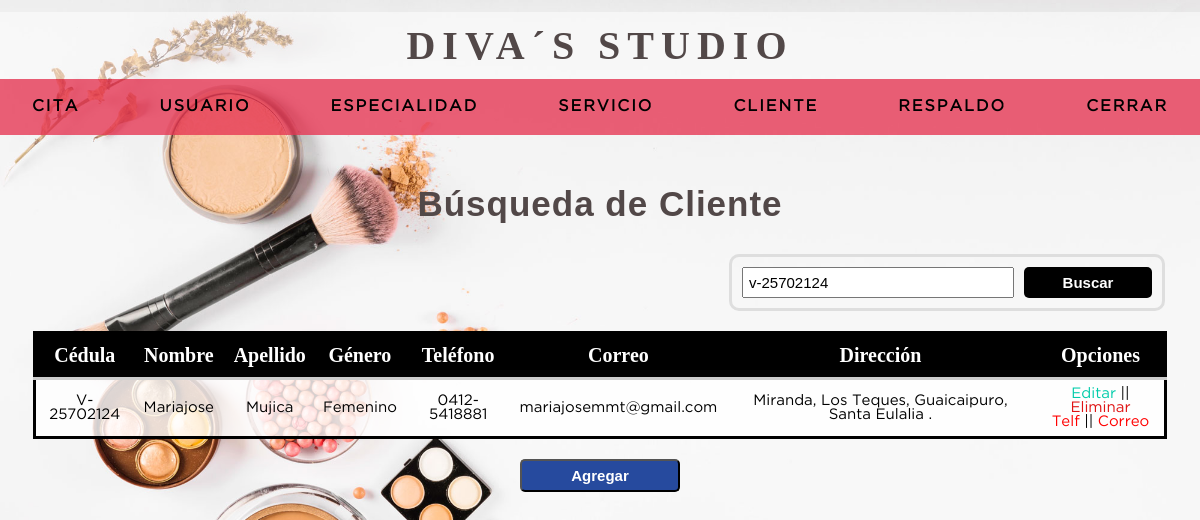
Page /buscar_cliente.php?busqueda=V-25702124 (signed in) on the committed database.
### tables this page shows
CREATE TABLE `cliente` (
  `ci_cliente` varchar(20) NOT NULL,
  `nombre` varchar(50) NOT NULL,
  `apellido` varchar(50) NOT NULL,
  `fecha_nacimiento` date NOT NULL,
  `codgenero` int(11) NOT NULL,
  `fechaingreso` timestamp NOT NULL DEFAULT current_timestamp() ON UPDATE current_timestamp(),
  `estatus` int(1) NOT NULL DEFAULT 1,
  PRIMARY KEY (`ci_cliente`) USING BTREE,
  KEY `codgenero` (`codgenero`),
  CONSTRAINT `cliente_ibfk_1` FOREIGN KEY (`codgenero`) REFERENCES `genero` (`codgenero`) ON DELETE CASCADE ON UPDATE CASCADE
);

CREATE TABLE `genero` (
  `codgenero` int(11) NOT NULL AUTO_INCREMENT,
  `descripcion` varchar(30) NOT NULL,
  PRIMARY KEY (`codgenero`)
);

CREATE TABLE `area` (
  `idarea` int(11) NOT NULL AUTO_INCREMENT,
  `descripcion_area` varchar(20) NOT NULL,
  PRIMARY KEY (`idarea`)
);

CREATE TABLE `telefono_cliente` (
  `ci_cliente` varchar(20) NOT NULL,
  `idarea` int(11) NOT NULL,
  `telefono_cliente` int(11) NOT NULL,
  PRIMARY KEY (`ci_cliente`,`idarea`,`telefono_cliente`) USING BTREE,
  KEY `idarea` (`idarea`),
  CONSTRAINT `telefono_cliente_ibfk_1` FOREIGN KEY (`ci_cliente`) REFERENCES `cliente` (`ci_cliente`) ON DELETE CASCADE ON UPDATE CASCADE,
  CONSTRAINT `telefono_cliente_ibfk_2` FOREIGN KEY (`idarea`) REFERENCES `area` (`idarea`) ON DELETE CASCADE ON UPDATE CASCADE
);

CREATE TABLE `correo_cliente` (
  `ci_cliente` varchar(20) NOT NULL,
  `correo_cliente` varchar(50) NOT NULL,
  `iddominio` int(11) NOT NULL,
  PRIMARY KEY (`ci_cliente`,`correo_cliente`,`iddominio`) USING BTREE,
  KEY `iddominio` (`iddominio`),
  CONSTRAINT `correo_cliente_ibfk_1` FOREIGN KEY (`ci_cliente`) REFERENCES `cliente` (`ci_cliente`) ON DELETE CASCADE ON UPDATE CASCADE,
  CONSTRAINT `correo_cliente_ibfk_2` FOREIGN KEY (`iddominio`) REFERENCES `dominio` (`iddominio`) ON DELETE CASCADE ON UPDATE CASCADE
);

CREATE TABLE `dominio` (
  `iddominio` int(11) NOT NULL AUTO_INCREMENT,
  `descripcion_dominio` varchar(20) NOT NULL,
  PRIMARY KEY (`iddominio`)
);

CREATE TABLE `estados` (
  `id_estado` int(11) NOT NULL AUTO_INCREMENT,
  `estado` varchar(250) NOT NULL,
  PRIMARY KEY (`id_estado`)
);

CREATE TABLE `ciudades` (
  `id_ciudad` int(11) NOT NULL AUTO_INCREMENT,
  `id_estado` int(11) NOT NULL,
  `ciudad` varchar(200) NOT NULL,
  PRIMARY KEY (`id_ciudad`) USING BTREE,
  KEY `id_estado` (`id_estado`),
  CONSTRAINT `ciudades_ibfk_1` FOREIGN KEY (`id_estado`) REFERENCES `estados` (`id_estado`) ON DELETE CASCADE ON UPDATE CASCADE
);

CREATE TABLE `municipios` (
  `id_municipio` int(11) NOT NULL AUTO_INCREMENT,
  `id_estado` int(11) NOT NULL,
  `municipio` varchar(100) NOT NULL,
  PRIMARY KEY (`id_municipio`),
  KEY `id_estado` (`id_estado`),
  CONSTRAINT `municipios_ibfk_1` FOREIGN KEY (`id_estado`) REFERENCES `estados` (`id_estado`) ON DELETE CASCADE ON UPDATE CASCADE
);

CREATE TABLE `direccion` (
  `ci_cliente` varchar(20) NOT NULL,
  `id_estado` int(11) NOT NULL,
  `id_ciudad` int(11) NOT NULL,
  `id_municipio` int(11) NOT NULL,
  `detalle_direccion` varchar(200) NOT NULL,
  PRIMARY KEY (`ci_cliente`,`id_estado`,`id_ciudad`,`id_municipio`) USING BTREE,
  KEY `codmunicipio` (`id_municipio`),
  KEY `id_ciudad` (`id_ciudad`),
  KEY `id_estado` (`id_estado`),
  CONSTRAINT `direccion_ibfk_6` FOREIGN KEY (`id_estado`) REFERENCES `estados` (`id_estado`) ON DELETE CASCADE ON UPDATE CASCADE,
  CONSTRAINT `direccion_ibfk_7` FOREIGN KEY (`ci_cliente`) REFERENCES `cliente` (`ci_cliente`) ON DELETE CASCADE ON UPDATE CASCADE
);

### buscar_cliente.php (the view, shortened to what this page needs)
<html lang="en">
	<head>
		<?php include "includes/scripts.php";?>
	</head>
	<body>
	<?php include "includes/headeruser.php";
	include 'includes/conexion.php';
	?>
		<section class="container" >
			<?php
				$busqueda =strtolower ($_REQUEST['busqueda']);
			?>
			<h2>Búsqueda de Cliente</h2>
				<form action="buscar_cliente.php" method="get" class="form_search">
					<input type="text" name="busqueda" id="busqueda" placeholder="Buscar" value="<?php echo $busqueda;?>">
					<input type="submit" value="Buscar" class="btn_search" placeholder="Buscar">
				</form>
				<table>
					<tr>
						<th>Cédula</th>
						<th>Nombre</th>
						<th>Apellido</th>
						<th>Género</th>
						<th>Teléfono</th>
						<th>Correo</th>
						<th>Dirección</th>
						<th>Opciones</th>
					</tr>
				<?php
					$query= mysqli_query($conexion, "SELECT c.ci_cliente, c.nombre, c.apellido, g.descripcion,
															e.estado, ciu.ciudad, m.municipio, d.detalle_direccion,
															telf.telefono_cliente, a.descripcion_area,
															co.correo_cliente, dom.descripcion_dominio
													FROM cliente c
													INNER JOIN genero g      ON c.codgenero = g.codgenero
													INNER JOIN direccion d   ON c.ci_cliente = d.ci_cliente
													INNER JOIN estados e         ON d.id_estado = e.id_estado
													INNER JOIN ciudades ciu      ON d.id_ciudad = ciu.id_ciudad
													INNER JOIN municipios m      ON d.id_municipio = m.id_municipio
													INNER JOIN telefono_cliente telf ON c.ci_cliente = telf.ci_cliente
													INNER JOIN area a                ON telf.idarea = a.idarea
													INNER JOIN correo_cliente co ON c.ci_cliente = co.ci_cliente
													INNER JOIN dominio dom       ON co.iddominio = dom.iddominio
													WHERE
														(c.ci_cliente like '%$busqueda%' OR
														c.nombre like '%$busqueda%' OR
														c.apellido like '%$busqueda%' OR
														g.descripcion like '%$busqueda%' OR
														e.estado like '%$busqueda%' OR
														ciu.ciudad like '%$busqueda%' OR
														m.municipio like '%$busqueda%' OR
														d.detalle_direccion like '%$busqueda%' OR
														telf.telefono_cliente like '%$busqueda%' OR
														a.descripcion_area like '%$busqueda%' OR
														co.correo_cliente like '%$busqueda%' OR
														dom.descripcion_dominio like '%$busqueda%')
													AND estatus= 1");
					while($mostrar=mysqli_fetch_array($query)) {
						$ci_cliente=$mostrar['ci_cliente'];
						$estado=$mostrar['estado'];
						$ciudad=$mostrar['ciudad'];
						$municipio=$mostrar['municipio'];
						$detalle_direccion=$mostrar['detalle_direccion'];
							if(!empty ($detalle_direccion)){
								$direccion = $estado. ", " .$ciudad.", ".$municipio.", ".$detalle_direccion.".";
							} else{
								$direccion = $estado. ", " .$ciudad.", ".$municipio.".";
							}
				?>
					<tr>
						<td><?php echo $mostrar['ci_cliente']?></td>
						<td><?php echo $mostrar['nombre'];?></td>
						<td><?php echo $mostrar['apellido'];?></td>
						<td><?php echo $mostrar['descripcion']?></td>
						<td><?php echo $mostrar['descripcion_area']; echo $mostrar['telefono_cliente']?></td>
						<td><?php echo $mostrar['correo_cliente']; echo $mostrar['descripcion_dominio']?></td>
						<td><?php echo $direccion; ?></td>
						<td><a class="edit" href="editar_cliente.php?ci=<?php echo $ci_cliente?>">Editar</a>
							||
						<a class="delete" href="eliminar_cliente.php?ci=<?php echo $ci_cliente?>">Eliminar</a>
					<br>
						<a class="mas" href="listado-telefono_cliente.php?ci=<?php echo $ci_cliente?>">Telf<a/>
							||
						<a class="mas" href="listado-correo_cliente.php?ci=<?php echo $ci_cliente?>">Correo<a/>
					</td>
					</tr>
				<?php
					}
				?>
				</table>
				<input type="submit" value="Agregar" class="agregar" onclick="location.href='agregar_cliente.php'">
		</section>
	</body>
</html>

### css/style.css (style rules this page uses)
* { margin: 0; padding: 0; box-sizing: border-box; }
body { background-image: url('../imagen/bg-2.jpg'); background-position:center; background-repeat: no-repeat; background-size:cover; background-attachment:fixed; }
h1, h2, h3, h4, h5, h6 { font-family: 'arial'; font-weight: bold; letter-spacing: 1px; }
h2 { font-size: 20px; }
a { text-decoration: none; }
.container { padding: 10rem 15px 15px; }
.container h2 { color: rgb(82, 72, 72); margin:12px 0 10px 0; font-size: 35px; text-align: center; }
form { margin: auto; padding: 20px 50px; background-color: rgba(255, 255, 255, 0.9); border-radius:2px; border:3px solid #dedede; }
input, select { width: 100%; font-size: 15px; padding: 5px; }
.form_search { display: flex; float:right; background:initial; padding:10px; border-radius:10px; margin: 20px; }
#busqueda { width: 17rem; }
.btn_search { background:#000; font-weight: bold; color: #ffff; padding: 0 20px; width: 8rem; border:0; cursor:pointer; margin-left:10px; border-radius:5px; }
.agregar { background: #264A9E; text-align:center; color:white; width:10rem; cursor: pointer; border-radius:5px; padding:6px; font-weight: bold; }
.container { color: rgb(82, 72, 72); margin:12px 0 10px 0; font-size: 25px; text-align: center; }
table { background: rgba(255, 255, 255, 0.8); border: solid 3px #000; margin: 20px auto; width: 97%; border-collapse:collapse; }
th { padding:10px; font-weight:bold; border-bottom:solid 3px #ccc; font-size: 20px; background: black; color:white; }
td { padding:7px; text-align: center; border-bottom:solid 1px #ccc; font-family: 'GothamBook'; font-size: 15px; }
.edit { color: #00ccaa; }
.mas { color: red; }
.delete { color: #df1313; }

### rows in the picture
cliente: ci_cliente "V-25702124", nombre "Mariajose", apellido "Mujica", codgenero.descripcion "Femenino", area.descripcion_area "0412-", telefono_cliente.telefono_cliente "5418881", correo_cliente.correo_cliente "mariajosemmt", dominio.descripcion_dominio "@gmail.com", estados.estado "Miranda, Los Teques, Guaicaipuro, Santa Eulalia ."
